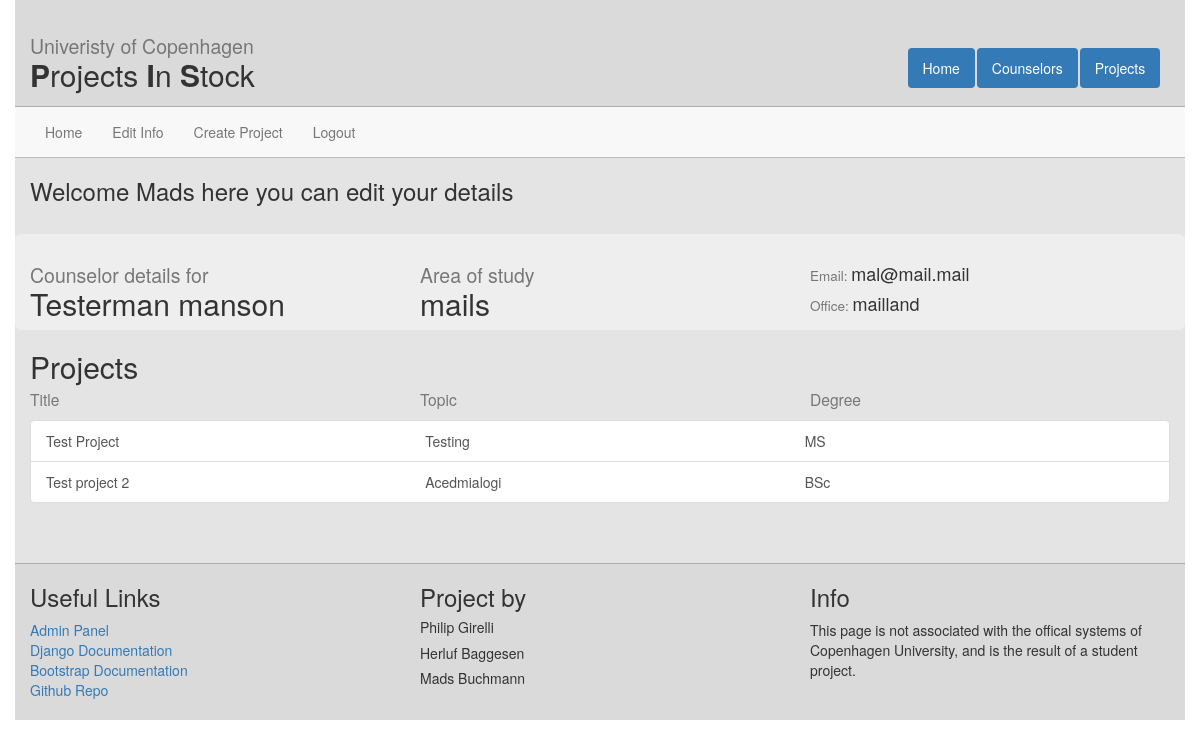
Page /edit/2/ (signed in) on the committed database.
### web/models.py (models this page shows, shortened)
class Counselor(models.Model):
    name = models.CharField(max_length=255)
    email = models.EmailField()
    study_area = models.CharField(max_length=255)
    office = models.CharField(max_length=255)
    projects = models.ManyToManyField(Project)

class Project(models.Model):
    title = models.CharField(max_length = 120) #120 is up for discussion
    description = models.TextField()
    timestamp = models.DateTimeField(auto_now = False, auto_now_add = True)
    degree_choices = (('BSc','Bachelor'),('MS','Masters'))
    degree = models.CharField(max_length = 5, choices = degree_choices, default='BSc')
    topic = models.CharField(max_length = 120) #120 is up for discussion

### edit_info/views.py (the view)
# urls.py: url(r'(?P<counselor_id>[0-9]+)/$', views.edit_hub, name="edit hub"),
@login_required
def edit_hub(request, counselor_id):
    c = get_object_or_404(Counselor, id=counselor_id)
    context = {'counselor': c, 'username': request.user.username,}
    print(c.name)
    return render(request, "edit_info/edit_hub.html", context)

### edit_info/templates/edit_info/edit_hub.html
{% extends "edit_info/submenu.html" %}
{% block editcontent %}
<h3>Welcome {{ username }} here you can edit your details</h3><br />
<div class="row info-box">
  <div class="col-md-4">
    <h2><small>Counselor details for</small><br />{{ counselor.name }}</h2>
  </div>
  <div class="col-md-4">
    <h2><small>Area of study</small><br />{{ counselor.study_area }}</h2>
  </div>
  <div class="col-md-4">
    <br />
    <h4><small>Email:  </small>{{ counselor.email }}</h4>
    <h4><small>Office:  </small>{{ counselor.office }}</h4>
  </div>
</div>
  <h2>Projects</h2>
<div style="position: relative; top: -30px;">
  <div class="row">
    <div class="col-md-4">
      <h3><small>Title</small></h3>
    </div>
    <div class="col-md-4">
      <h3><small>Topic</small></h3>
    </div>
    <div class="col-md-4">
      <h3><small>Degree</small></h3>
    </div>
  </div>
  <div class="list-group" id="counselor_projects_list">
    {% for p in counselor.projects.all%}
    <a class="list-group-item" href="{% url 'project_detail' p.id %}">
      <div class="row">
        <div class="col-md-4">{{ p.title }}</div>
        <div class="col-md-4">{{ p.topic }}</div>
        <div class="col-md-4">{{ p.degree }}</div>
      </div>
    </a>
    {% endfor %}
  </div>
</div>
{% endblock %}

### web/static/web/style.css (style rules this page uses)
html, body { height : 100%; }
.info-box { background-color : #eee; border-radius: 6px; }

### rows in the picture
Counselor: name "Testerman manson", study_area "mails", email "mal@mail.mail", office "mailland"
Project: title "Test Project", topic "Testing", degree "MS"
Project: title "Test project 2", topic "Acedmialogi", degree "BSc"

### other values in the picture
{{ username }} "Mads"
